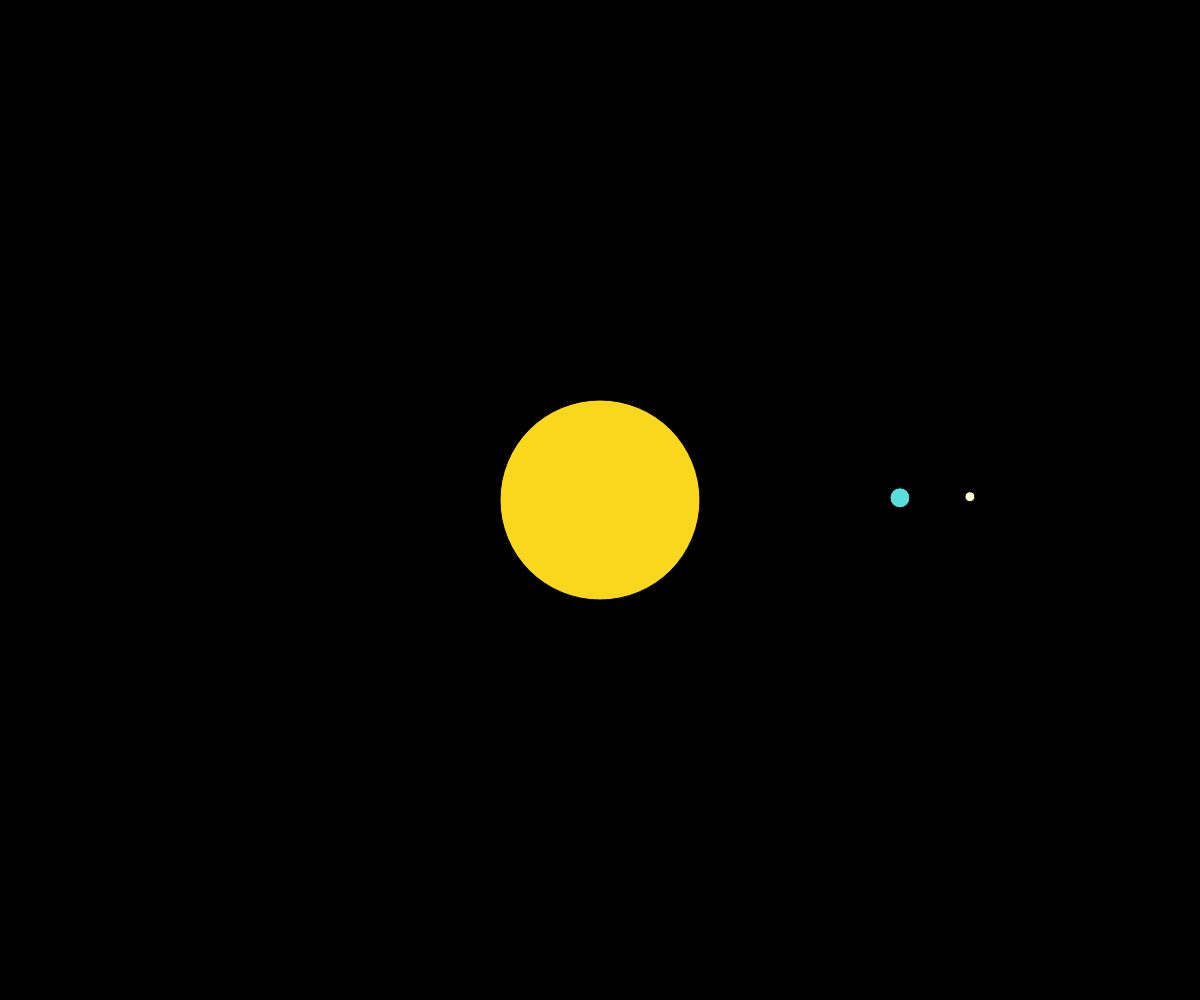
Frame 1 (no input)
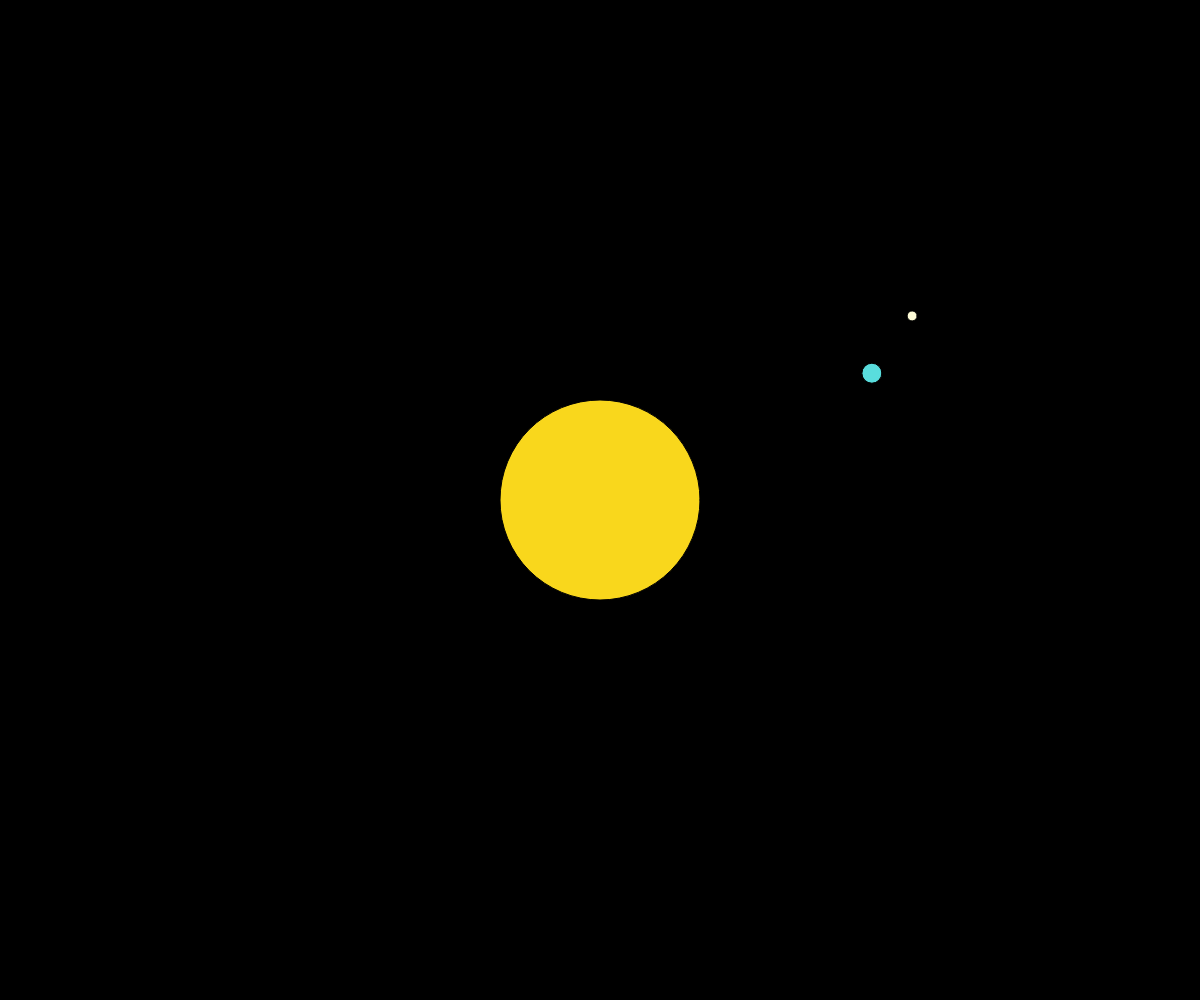
Frame 60 (no input)
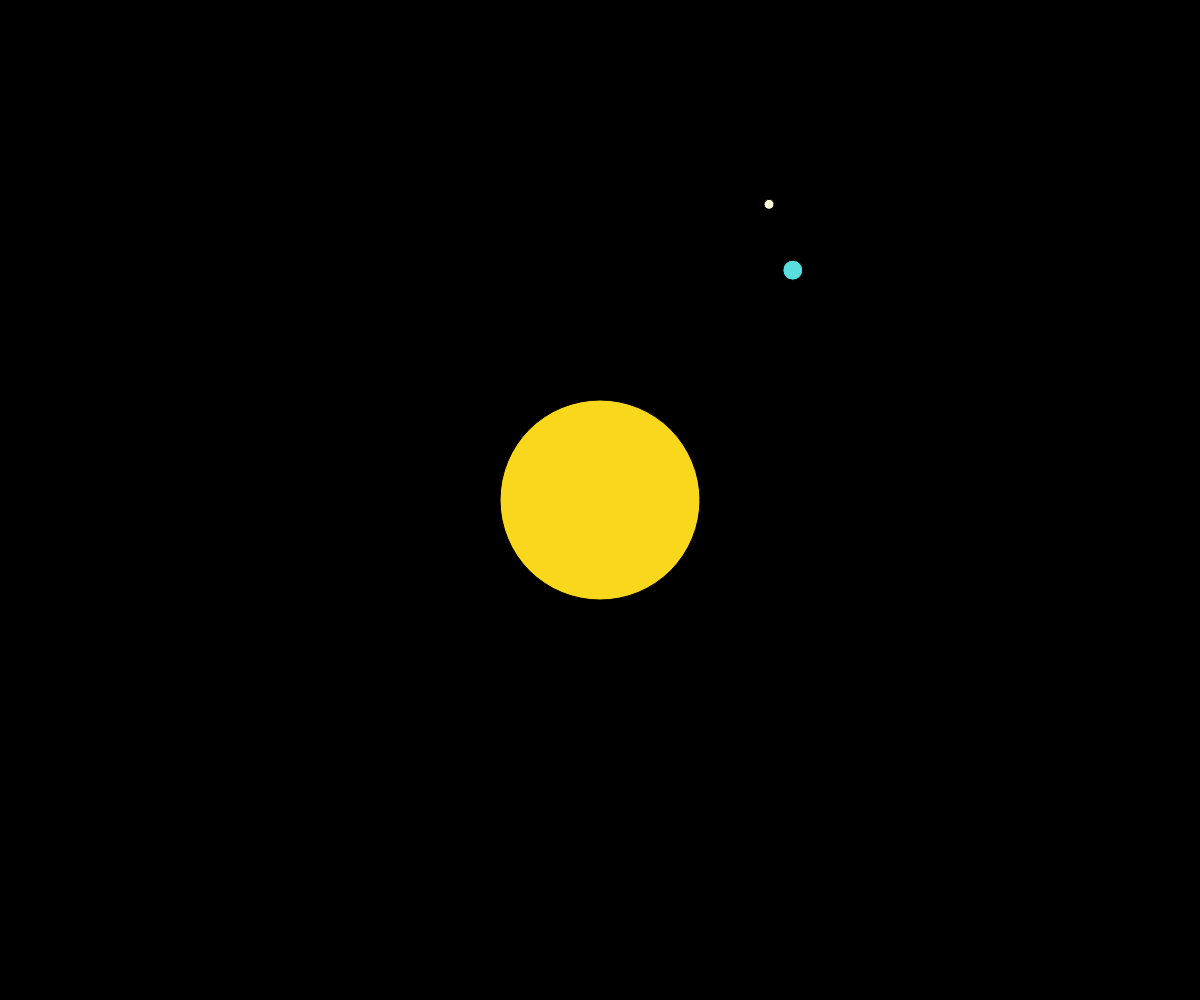
Frame 120 (the mouse pressed at the canvas centre since frame 60)

The p5.js sketch that drew these frames (run headless with seeded random() and noise() and a simulated clock; from frame 60 on, the mouse is pressed at the canvas centre):

// p5.js sketch
// ── sketch.js
function setup(){
  createCanvas(windowWidth, windowHeight);
  let sunColor = color(249,215,28);
  let earthColor = color(89,221,221);
  let moonColor = color(254,252,215);

  sun = new ag(width/2,height/2,200,0,sunColor);
  planet = new ag(width/2, height/2,20,100,earthColor);
  moon = new ag(width/2,height/2,10,50,moonColor);
  
}

function draw(){
  background(0);
  this.sun.show();
  this.planet.applyForce(this.sun,(TWO_PI/86400) * 100);
  this.moon.applyForce(this.planet,(TWO_PI/39340.8) * 100);
}

// ── ag.js
class ag{
  constructor(x,y,radius,distance_from_center,color){
    this.position = createVector(x,y);
    this.velocity = 0;
    this.acceleration = 0.01;
    this.radius = radius;
    this.angle = 0;
    this.distance_from_center = distance_from_center;
    
    this.color = color;
  }

  applyForce(parentBody,acceleration,){
    translate(parentBody.position.x,parentBody.position.y) ;

    this.velocity = acceleration;
    this.angle = this.angle + this.velocity
    this.position.x = (parentBody.radius + this.distance_from_center) * cos(-this.angle);
    this.position.y = (parentBody.radius + this.distance_from_center) * sin(-this.angle);
    this.show();
  }

  show(){
    fill(this.color);
    ellipse(this.position.x,this.position.y,this.radius,this.radius);
  }


}
